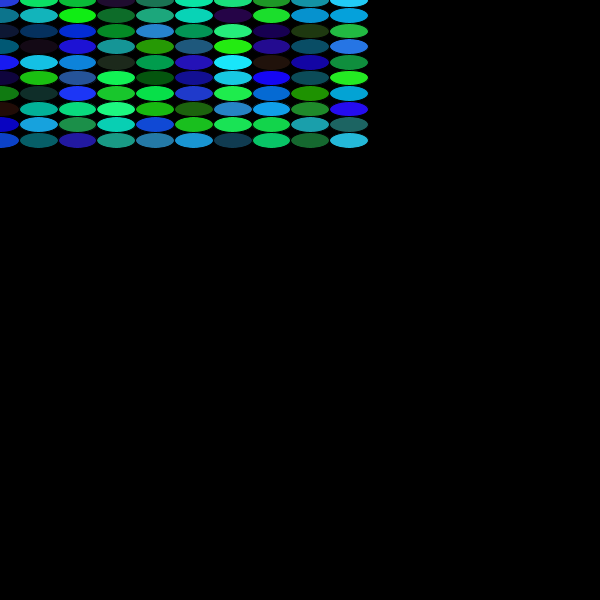
Frame 1 (no input)
Frame 60 (the mouse pressed at the canvas centre just before this capture): identical to frame 1, image omitted
Frame 120 (the mouse held since frame 60 and released just before this capture): identical to frame 1, image omitted

The Processing sketch that drew this single still picture (run headless with seeded random() and noise(); from frame 60 on, the mouse is pressed at the canvas centre):

// Processing sketch: processing_118594
// ── processing_118594.pde

float x;
float y;
float size1;
float size2;

void setup(){
  size(600, 600);
  
  makeGrid();
}

void mousePressed(){
  makeGrid();
}
  

void makeGrid(){
  x = 0;
  y = 0;
  size1 = random(60);
  size2 = random(60);
  
  background(0);
  for(int x=0;x<10;x++){
    for(int y = 0;y<10;y++){
       fill(random(40), random(255),random(255));
       ellipse(x*size1, y*size2, size1, size2);
    }
  }
}
void draw() {
       
       //HOW TO GET THIS TO GO IN A PERFECT SQUARE/MAKE THE X & Y VARIBLES 1)
}
